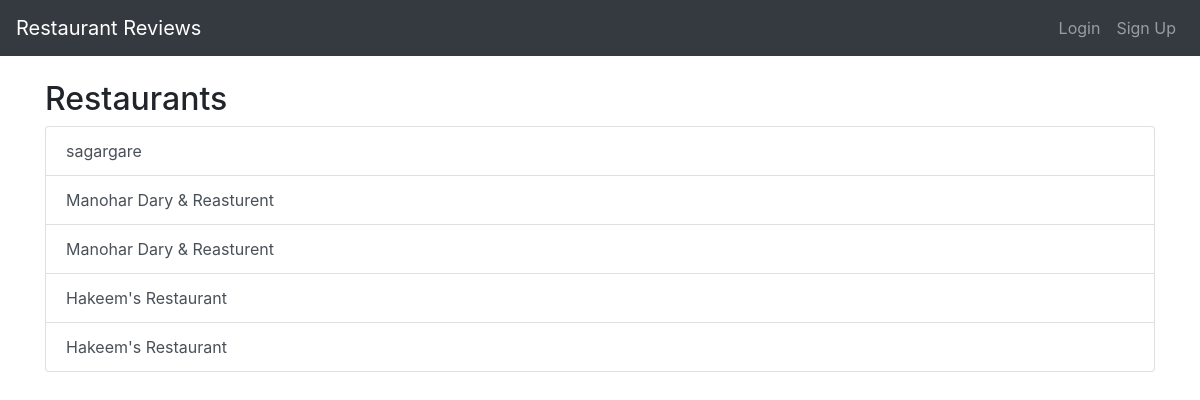
The page / on the database its author committed.
### app/models.py (models this page shows, shortened)
class Restaurant(models.Model):
    name = models.CharField(max_length=100)
    address = models.CharField(max_length=255)
    description = models.TextField()

### app/views.py (the view)
# urls.py: path('',home, name='home'),
def home(request):
    restaurants = Restaurant.objects.all()
    return render(request, 'home.html', {'restaurants': restaurants})

### app/templates/home.html (shortened to what this page needs)
{% extends 'base.html' %}
{% block content %}
<h2>Restaurants</h2>
<div class="list-group">
    {% for restaurant in restaurants %}
    <a href="{% url 'restaurant_detail' restaurant.id %}" class="list-group-item list-group-item-action">
        {{ restaurant.name }}
    </a>
    {% endfor %}
</div>
{% endblock %}

### app/templates/base.html (shortened to what this page needs)
<!DOCTYPE html>
<html lang="en">
<head>
    <link rel="stylesheet" href="https://stackpath.bootstrapcdn.com/bootstrap/4.5.2/css/bootstrap.min.css">
</head>
<body>
    <nav class="navbar navbar-expand-lg navbar-dark bg-dark">
        <a class="navbar-brand" href="{% url 'home' %}">Restaurant Reviews</a>
        <div class="collapse navbar-collapse" id="navbarNav">
            <ul class="navbar-nav ml-auto">
                {% if user.is_authenticated %}
                    <li class="nav-item">
                        <a class="nav-link" href="{% url 'add_restaurant' %}"> Add Restaurants</a>
                    </li>
                    <li class="nav-item">
                        <a class="nav-link" href="{% url 'logout' %}">Logout</a>
                    </li>
                {% else %}
                    <li class="nav-item">
                        <a class="nav-link" href="{% url 'login' %}">Login</a>
                    </li>
                    <li class="nav-item">
                        <a class="nav-link" href="{% url 'signup' %}">Sign Up</a>
                    </li>
                {% endif %}
            </ul>
        </div>
    </nav>
    <div class="container mt-4">
        {% block content %}
        {% endblock %}
    </div>

### rows shown on the page
Restaurant: name "sagargare"
Restaurant: name "Manohar Dary & Reasturent"
Restaurant: name "Manohar Dary & Reasturent"
Restaurant: name "Hakeem's Restaurant"
Restaurant: name "Hakeem's Restaurant"
